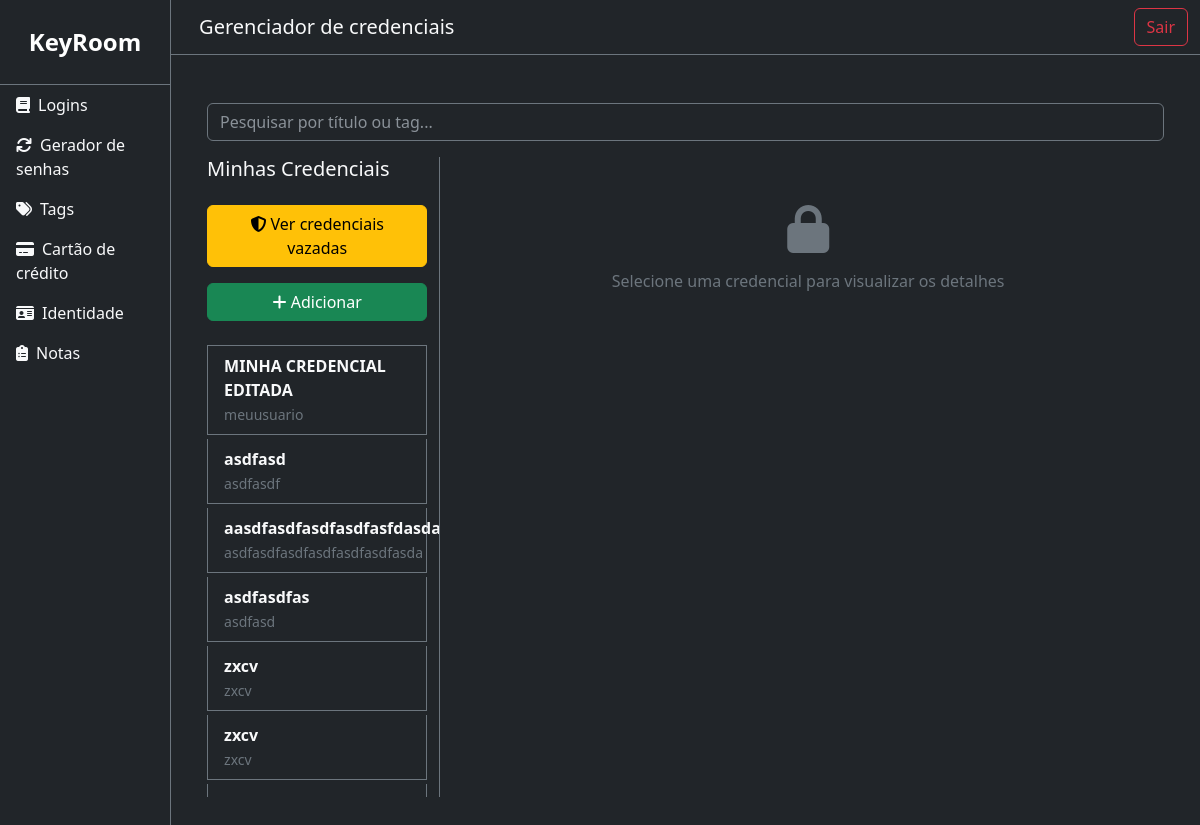
The page /credentials/ (signed in) on the database its author committed.
### core/models.py (models this page shows, shortened)
class Credential(models.Model):
    user = models.ForeignKey(User, on_delete=models.CASCADE, related_name='credentials')
    tag = models.ForeignKey(CustomTag, on_delete=models.SET_NULL, related_name='credentials', null=True,  blank=True)
    title = models.CharField(max_length=200)
    username = models.CharField(max_length=200)
    password = models.CharField(max_length=200, blank=True)
    url = models.CharField(max_length=200, blank=True)
    otpCode = models.CharField(max_length=200, blank=True)
    notes = models.TextField(blank=True)

### core/views/view_credentials.py (the view)
# urls.py: path('credentials/', view_credentials.main_page, name='main_page'),
@login_required(login_url='home_page')
def main_page(request):
    credentials_user = Credential.objects.filter(user=request.user)
    return render(request, 'credential/list.html', {
        'logins': credentials_user
    })

### core/templates/credential/list.html (shortened to what this page needs)
{% extends 'base.html' %}
{% block content %}
    <div class="container-fluid py-4">
        <div class="mb-3">
            <input type="text"
                   id="searchInput"
                   class="form-control bg-dark text-light border-secondary"
                   placeholder="Pesquisar por título ou tag...">
        </div>
        <div class="row">
            <div class="col-md-4 col-lg-3 border-end border-secondary" style="height: 80vh; overflow-y: auto;">
                <h5 class="text-light mb-3">Minhas Credenciais</h5>
                <div class="list-group" id="credentialList">
                <a href="{% url 'pwned_credentials' %}" class="btn btn-warning w-100 mt-2">
                 <i class="fas fa-shield-alt"></i> Ver credenciais vazadas
                </a>
                    <a href="{% url 'add_credential' %}" class="btn btn-success w-100 mt-3">
                        <i class="fas fa-plus"></i> Adicionar
                    </a>
                    <br>
                    {% for login in logins %}
                        <button
                            class="list-group-item list-group-item-action bg-dark text-light border-secondary mb-1"
                            onclick="showCredential('{{ login.id }}')"
                            data-tag="{{ login.tag.name|default_if_none:'' }}">
                            <div class="fw-bold">{{ login.title }}</div>
                            <small class="text-secondary">
                                {{ login.username }}
                            </small>
                        </button>
                    {% empty %}
                        <div class="alert alert-dark border-secondary text-light">
                            Nenhuma credencial cadastrada.
                        </div>
                    {% endfor %}
                </div>
            </div>
            <div class="col-md-8 col-lg-9" id="credentialDetail">
                <div class="text-center text-secondary mt-5">
                    <i class="fas fa-lock fa-3x mb-3"></i>
                    <p>Selecione uma credencial para visualizar os detalhes</p>
                </div>
            </div>
        </div>
    </div>
{% endblock %}

### rows shown on the page
Credential: title "MINHA CREDENCIAL EDITADA", username "meuusuario"
Credential: title "asdfasd", username "asdfasdf"
Credential: title "aasdfasdfasdfasdfasfdasda", username "asdfasdfasdfasdfasdfasdfasda"
Credential: title "asdfasdfas", username "asdfasd"
Credential: title "zxcv", username "zxcv"
Credential: title "zxcv", username "zxcv"
